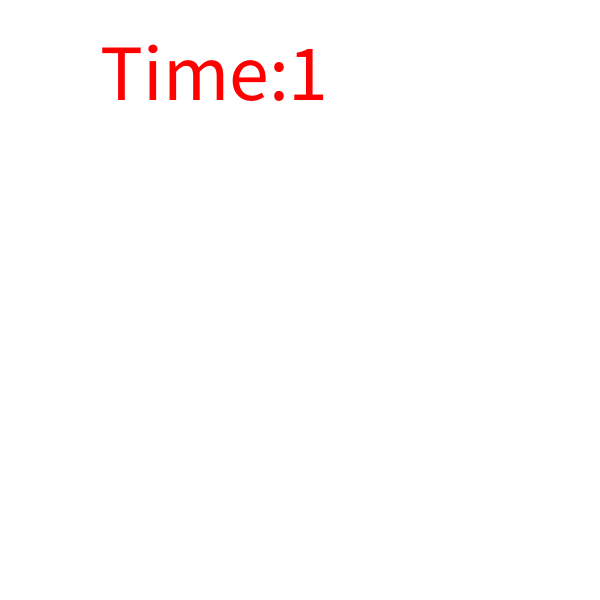
Frame 1 (no input)
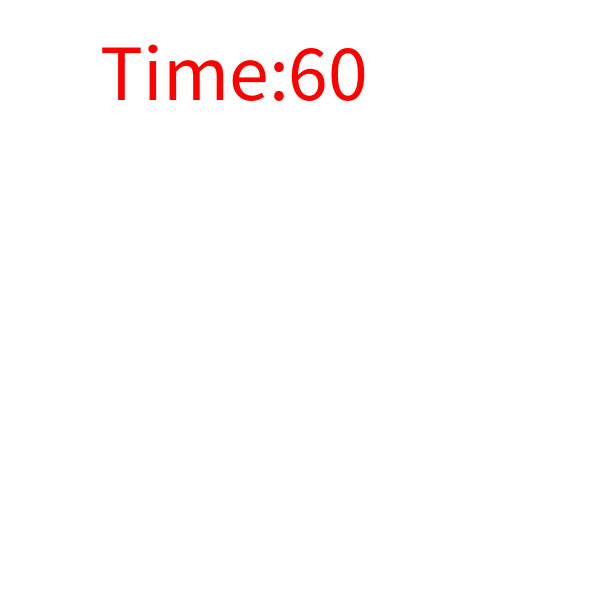
Frame 60 (the mouse pressed at the canvas centre just before this capture)
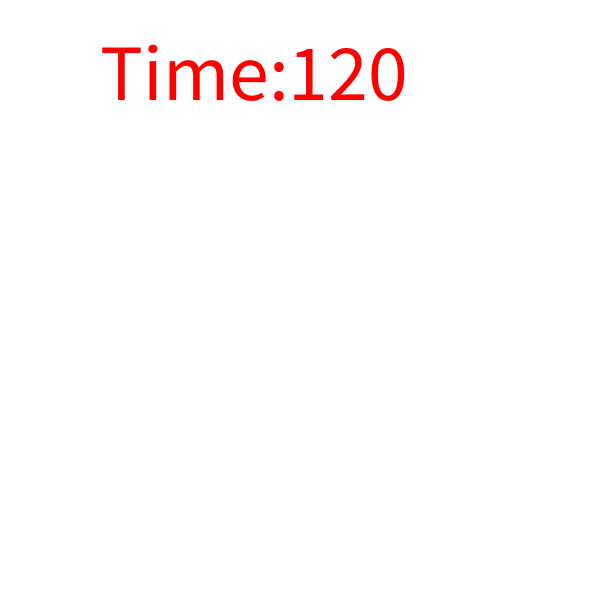
Frame 120 (the mouse held since frame 60 and released just before this capture)

The Processing sketch that drew these frames (run headless with seeded random() and noise(); from frame 60 on, the mouse is pressed at the canvas centre):

// Processing sketch: sketch_08160830_1115_textword_3_framecount
// ── sketch_08160830_1115_textword_3_framecount.pde
void setup(){
  size(600,600);//視窗
  fill(255,0,0);//紅色
  textSize(80);//字型大小
}
void draw(){
  background(255);//背景白色
  text("Time:"+frameCount,100,100);//字的位置
}//每秒60frame,過了幾個frame
